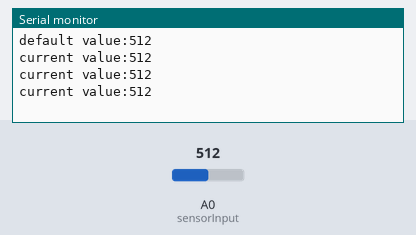
A sketch run on a simulated Arduino Uno, built with avr-gcc and run on an emulated ATmega328P. On the bench: the last lines printed to the serial monitor. The test bench sets the inputs (shaded band); at power-on: A0 (sensorInput) = 512.

Above: at 1.2 s.
1.3 s: A0 (sensorInput) set to 716
At 1.9 s:
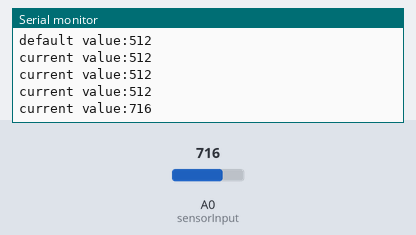
2.8 s: A0 (sensorInput) set to 900
At 3.3 s:
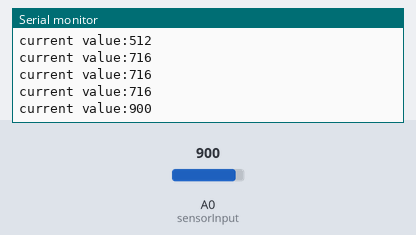
Timing chart, 0 to 5.8 s (numbered marks = the images above; inputs shaded):
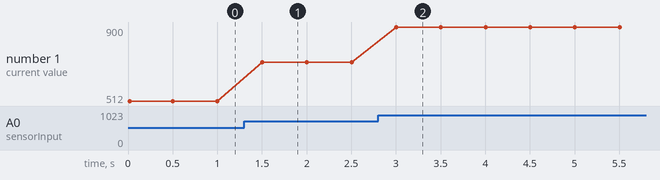

The sketch:

arduino_test.ino
```cpp
#define sensorInput A0

void setup() {
  Serial.begin(9600);
  setupHardware();

}

void loop() {
   Serial.println(String("current value:") + analogRead(sensorInput));
   delay(500);

}

void setupHardware(){
  pinMode(sensorInput, INPUT);
  Serial.println(String("default value:") + analogRead(sensorInput));
}
```

Measured:
- after the input at 1.3 s, the serial monitor: prints a new line after 0.20 s (image 1)
- after the input at 2.8 s, the serial monitor: prints a new line after 0.20 s (image 2)
- plotted number 1: 512 → 716 after the input at 1.3 s, 716 → 900 after the input at 2.8 s
